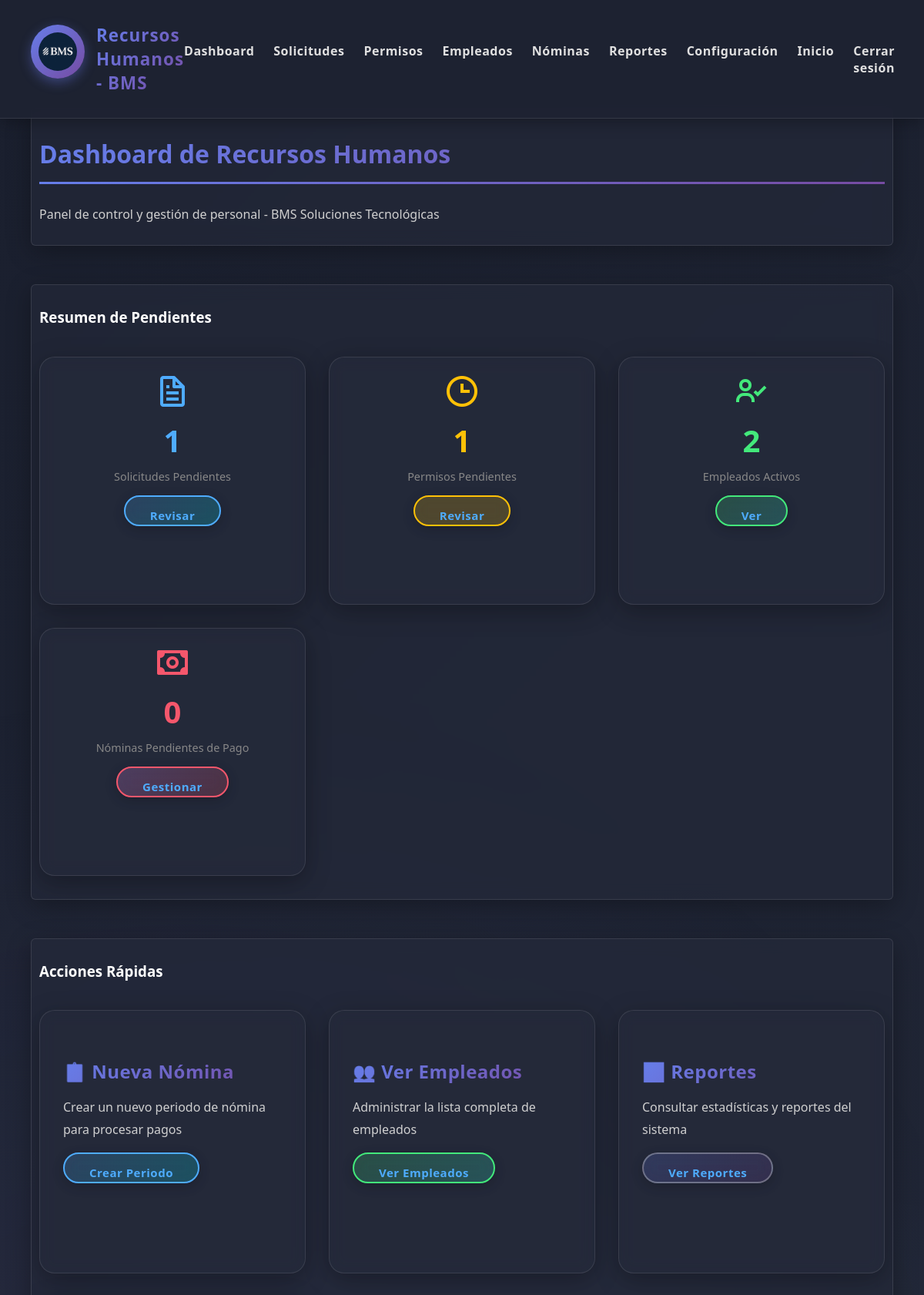
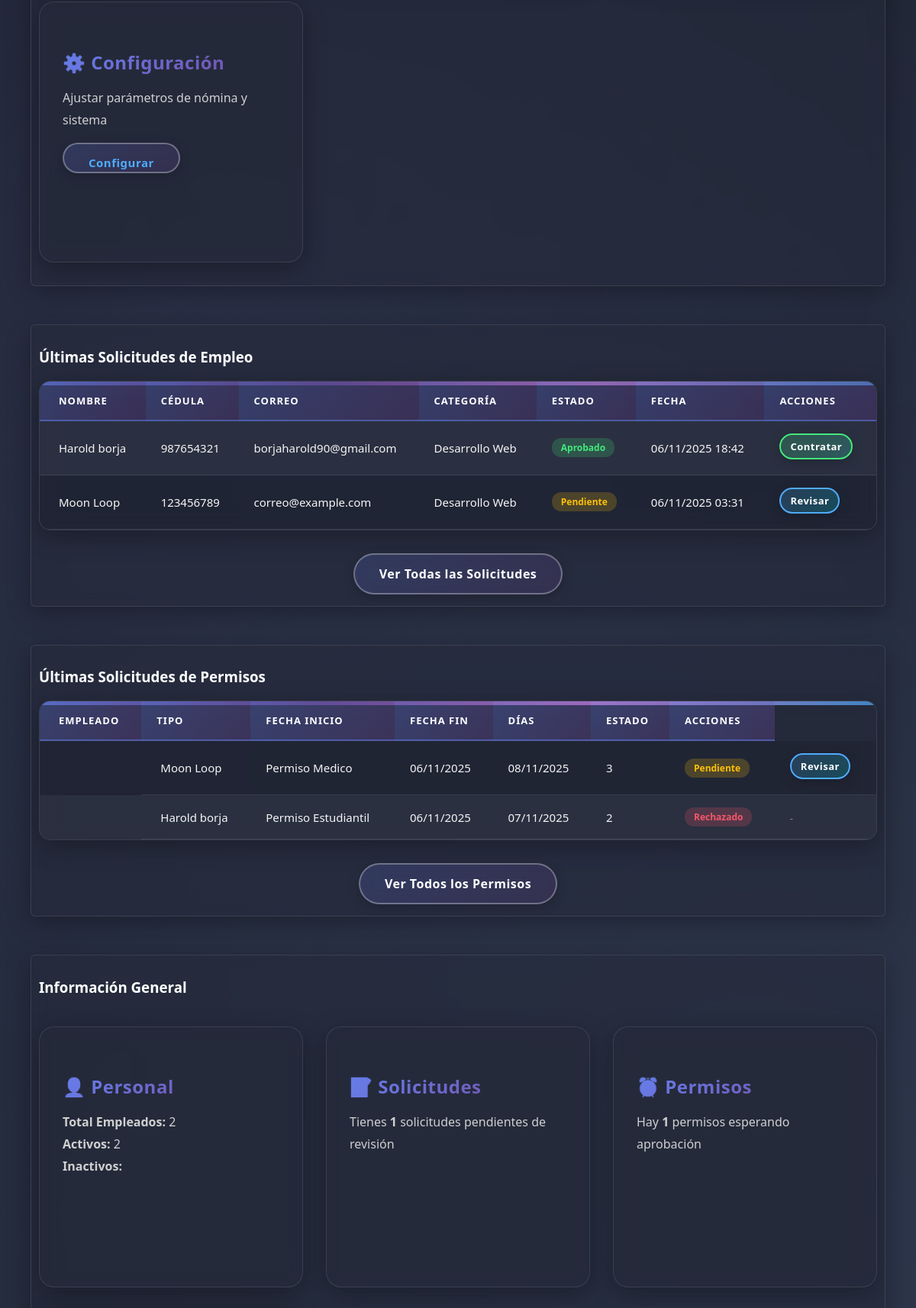
Page /rrhh/ (signed in, upper part) on the earlier database version (2 pictures, top to bottom).
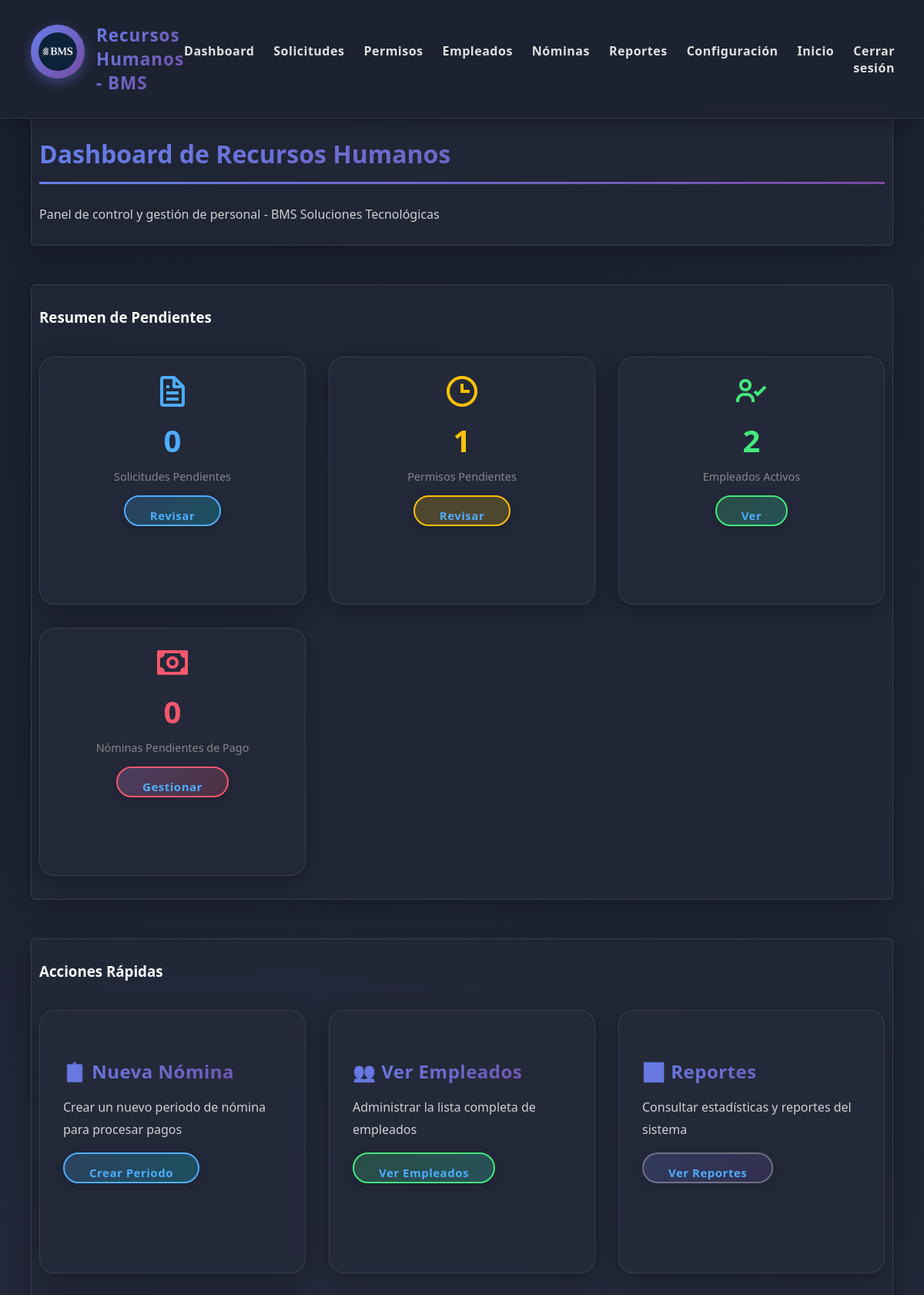
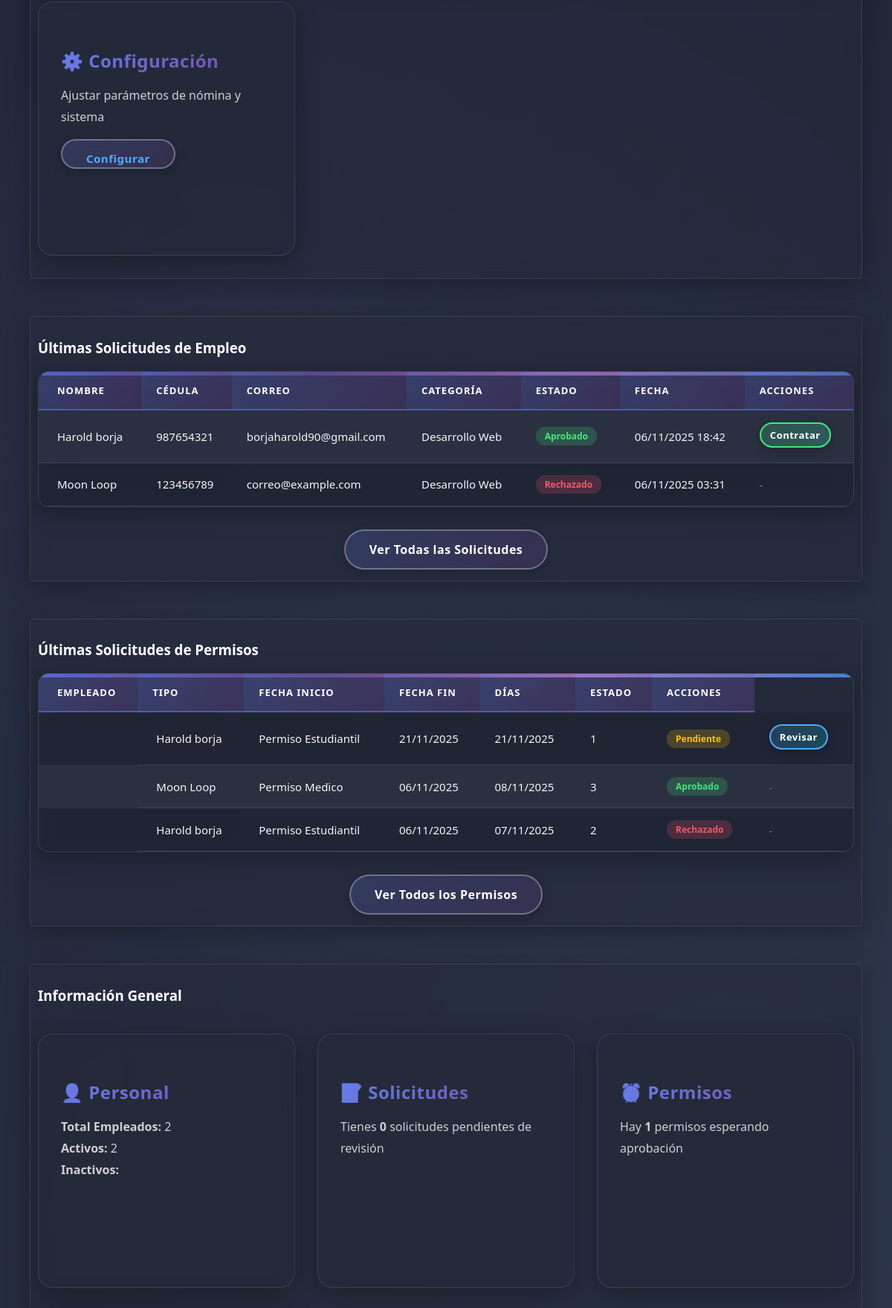
Same page on the later database version (2 pictures, top to bottom).
### core1/models.py (models this page shows, shortened)
class Solicitud(models.Model):
    id = models.AutoField(primary_key=True)
    persona = models.ForeignKey(Persona, on_delete=models.CASCADE, related_name="solicitudes")
    mensaje = models.TextField()
    fecha_creacion = models.DateTimeField(auto_now_add=True)
    estado = models.ForeignKey(Estado, on_delete=models.SET_NULL, null=True, blank=True)
    categoria = models.ForeignKey(Categoria, on_delete=models.SET_NULL, null=True, blank=True)

class Persona(models.Model):
    id = models.AutoField(primary_key=True)
    nombre = models.CharField(max_length=100)
    apellido = models.CharField(max_length=100)
    cedula = models.CharField(max_length=20)
    correo = models.EmailField()

class Categoria(models.Model):
    id = models.AutoField(primary_key=True)
    nombre = models.CharField(max_length=100, unique=True)
    descripcion = models.TextField(blank=True)
    salario_base = models.DecimalField(max_digits=10, decimal_places=2)

### core2/models.py (models this page shows, shortened)
class Permiso(models.Model):
    ESTADO_CHOICES = [
        ('PENDIENTE', 'Pendiente'),
        ('APROBADO', 'Aprobado'),
        ('RECHAZADO', 'Rechazado'),
    ]
    empleado = models.ForeignKey(Empleado, on_delete=models.CASCADE, related_name='permisos')
    tipo_permiso = models.ForeignKey(TipoPermiso, on_delete=models.CASCADE)
    fecha_inicio = models.DateField()
    fecha_fin = models.DateField()
    motivo = models.TextField()
    estado = models.CharField(max_length=20, choices=ESTADO_CHOICES, default='PENDIENTE')
    fecha_solicitud = models.DateTimeField(auto_now_add=True)
    fecha_respuesta = models.DateTimeField(null=True, blank=True)
    observaciones = models.TextField(blank=True)
    def dias_solicitados(self):
        return (self.fecha_fin - self.fecha_inicio).days + 1

class Empleado(models.Model):
    user = models.OneToOneField(User, on_delete=models.CASCADE, related_name='empleado')
    nombre = models.CharField(max_length=100)
    apellido = models.CharField(max_length=100)
    cedula = models.CharField(max_length=20, unique=True)
    correo = models.EmailField(unique=True)
    telefono = models.CharField(max_length=20, blank=True)
    direccion = models.CharField(max_length=200, blank=True)
    fecha_nacimiento = models.DateField(null=True, blank=True)
    fecha_ingreso = models.DateField(default=date.today)
    categoria = models.ForeignKey(Categoria, on_delete=models.SET_NULL, null=True, blank=True)
    activo = models.BooleanField(default=True)
    datos_completados = models.BooleanField(default=False)

class TipoPermiso(models.Model):
    nombre = models.CharField(max_length=100, unique=True)
    descripcion = models.TextField(blank=True)
    dias_maximos = models.IntegerField(default=0, help_text="0 = ilimitado")
    requiere_aprobacion = models.BooleanField(default=True)

### core3/views.py (the view)
# urls.py: path('', views.dashboard_rrhh, name='dashboard_rrhh'),
@login_required
@user_passes_test(es_rrhh)
def dashboard_rrhh(request):
    solicitudes_pendientes = Solicitud.objects.filter(
        estado__nombre='Pendiente'
    ).count()
    permisos_pendientes = Permiso.objects.filter(
        estado='PENDIENTE'
    ).count()
    empleados_activos = Empleado.objects.filter(activo=True).count()
    empleados_totales = Empleado.objects.count()
    ultimas_solicitudes = Solicitud.objects.all().order_by('-fecha_creacion')[:5]
    ultimos_permisos = Permiso.objects.all().order_by('-fecha_solicitud')[:5]
    nominas_pendientes = Nomina.objects.filter(pagado=False).count()
    context = {
        'solicitudes_pendientes': solicitudes_pendientes,
        'permisos_pendientes': permisos_pendientes,
        'empleados_activos': empleados_activos,
        'empleados_totales': empleados_totales,
        'ultimas_solicitudes': ultimas_solicitudes,
        'ultimos_permisos': ultimos_permisos,
        'nominas_pendientes': nominas_pendientes,
    }
    return render(request, 'core3/dashboard.html', context)

### core3/views.py (called while the page is built)
def es_rrhh(user):
    return user.is_staff or user.is_superuser

### core3/templates/core3/dashboard.html (shortened to what the changed rows need)
{% extends 'core3/base_rrhh.html' %}
{% load static %}
{% block content %}
<main class="main-content">
    <section class="seccion">
        <h2>Dashboard de Recursos Humanos</h2>
    </section>
    <section class="seccion">
        <div class="cards-container">
            <div class="card stat-card">
                <i class='bx bx-file' style="font-size: 3rem; color: #4facfe;"></i>
                <div class="stat-number" style="color: #4facfe;">{{ solicitudes_pendientes }}</div>
                <div class="stat-label">Solicitudes Pendientes</div>
                <a href="{% url 'lista_solicitudes_rrhh' %}?estado=pendientes" class="button blue"
                    style="margin-top: 15px;">Revisar</a>
            </div>
        </div>
    </section>
    <section class="seccion">
        {% if ultimas_solicitudes %}
        <table class="table table--striped">
            <tbody>
                <tr>
                    <th>Nombre</th>
                    <th>Cédula</th>
                    <th>Correo</th>
                    <th>Categoría</th>
                    <th>Estado</th>
                    <th>Fecha</th>
                    <th>Acciones</th>
                </tr>
                {% for solicitud in ultimas_solicitudes %}
                <tr>
                    <td>{{ solicitud.persona.nombre }} {{ solicitud.persona.apellido }}</td>
                    <td>{{ solicitud.persona.cedula }}</td>
                    <td>{{ solicitud.persona.correo }}</td>
                    <td>{{ solicitud.categoria.nombre|default:"N/A" }}</td>
                    <td>
                        {% if solicitud.estado.nombre == 'Pendiente' %}
                        <span class="badge badge-warning">Pendiente</span>
                        {% elif solicitud.estado.nombre == 'Aprobado' %}
                        <span class="badge badge-success">Aprobado</span>
                        {% elif solicitud.estado.nombre == 'Rechazado' %}
                        <span class="badge badge-danger">Rechazado</span>
                        {% else %}
                        <span class="badge badge-secondary">{{ solicitud.estado.nombre }}</span>
                        {% endif %}
                    </td>
                    <td>{{ solicitud.fecha_creacion|date:"d/m/Y H:i" }}</td>
                    <td>
                        {% if solicitud.estado.nombre == 'Pendiente' %}
                        <a href="{% url 'revisar_solicitud' solicitud.id %}" class="button blue"
                            style="padding: 6px 12px; font-size: 13px;">Revisar</a>
                        {% elif solicitud.estado.nombre == 'Aprobado' %}
                        <a href="{% url 'contratar_empleado' solicitud.id %}" class="button green"
                            style="padding: 6px 12px; font-size: 13px;">Contratar</a>
                        {% else %}
                        <span style="color: #888; font-size: 13px;">-</span>
                        {% endif %}
                    </td>
                </tr>
                {% endfor %}
            </tbody>
        </table>
        {% else %}
        <p class="texto-centro">No hay solicitudes recientes.</p>
        {% endif %}
    </section>
    <section class="seccion">
        {% if ultimos_permisos %}
        <table class="table table--striped">
            <thead>
                <tr>
                    <th>Empleado</th>
                    <th>Tipo</th>
                    <th>Fecha Inicio</th>
                    <th>Fecha Fin</th>
                    <th>Días</th>
                    <th>Estado</th>
                    <th>Acciones</th>
                </tr>
            </thead>
            <tbody>
                {% for permiso in ultimos_permisos %}
                <tr>
                    <td>{{ permiso.empleado.nombre }} {{ permiso.empleado.apellido }}</td>
                    <td>{{ permiso.tipo_permiso.nombre }}</td>
                    <td>{{ permiso.fecha_inicio|date:"d/m/Y" }}</td>
                    <td>{{ permiso.fecha_fin|date:"d/m/Y" }}</td>
                    <td>{{ permiso.dias_solicitados }}</td>
                    <td>
                        {% if permiso.estado == 'PENDIENTE' %}
                        <span class="badge badge-warning">Pendiente</span>
                        {% elif permiso.estado == 'APROBADO' %}
                        <span class="badge badge-success">Aprobado</span>
                        {% else %}
                        <span class="badge badge-danger">Rechazado</span>
                        {% endif %}
                    </td>
                    <td>
                        {% if permiso.estado == 'PENDIENTE' %}
                        <a href="{% url 'revisar_permiso' permiso.id %}" class="button blue"
                            style="padding: 6px 12px; font-size: 13px;">Revisar</a>
                        {% else %}
                        <span style="color: #888; font-size: 13px;">-</span>
                        {% endif %}
                    </td>
                </tr>
                {% endfor %}
            </tbody>
        </table>
        {% else %}
        <p class="texto-centro">No hay permisos recientes.</p>
        {% endif %}
    </section>
    <section class="seccion">
        <div class="cards-container">
            <div class="card">
                <p class="card-content">
                    Tienes <strong>{{ solicitudes_pendientes }}</strong> solicitudes pendientes de revisión
                </p>
            </div>
        </div>
    </section>
</main>
{% endblock %}

Differences in the rows shown:
changed Solicitud "Moon": estado_id "Pendiente Revisar" → "Rechazado -"
added Permiso: empleado.nombre "Harold", empleado.apellido "borja", tipo_permiso.nombre "Permiso Estudiantil", fecha_inicio "21/11/2025", fecha_fin "21/11/2025", dias_solicitados "1", estado "Pendiente"
changed Permiso "Moon": estado "Pendiente Revisar" → "Aprobado -"
Other differences:
{{ solicitudes_pendientes }}: "1" → "0"
